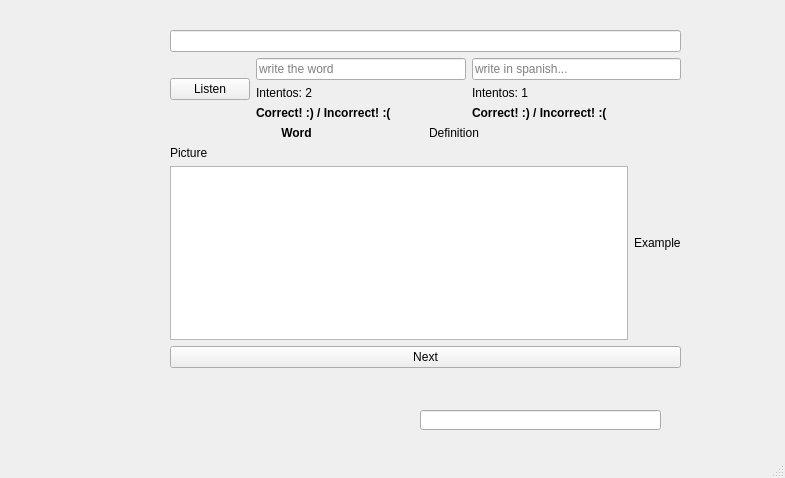
<?xml version="1.0" encoding="UTF-8"?>
<ui version="4.0">
 <class>MainWindow</class>
 <widget class="QMainWindow" name="MainWindow">
  <property name="geometry">
   <rect>
    <x>0</x>
    <y>0</y>
    <width>785</width>
    <height>478</height>
   </rect>
  </property>
  <property name="windowTitle">
   <string>MainWindow</string>
  </property>
  <widget class="QWidget" name="centralwidget">
   <widget class="QWidget" name="verticalLayoutWidget">
    <property name="geometry">
     <rect>
      <x>170</x>
      <y>30</y>
      <width>511</width>
      <height>338</height>
     </rect>
    </property>
    <layout class="QVBoxLayout" name="verticalLayout">
     <item>
      <widget class="QLineEdit" name="lineEdit_3"/>
     </item>
     <item>
      <layout class="QHBoxLayout" name="horizontalLayout">
       <item>
        <widget class="QPushButton" name="pushButton">
         <property name="text">
          <string>Listen</string>
         </property>
        </widget>
       </item>
       <item>
        <layout class="QVBoxLayout" name="verticalLayout_2">
         <item>
          <widget class="QLineEdit" name="lineEdit">
           <property name="placeholderText">
            <string>write the word</string>
           </property>
          </widget>
         </item>
         <item>
          <widget class="QLabel" name="label_3">
           <property name="font">
            <font>
             <weight>50</weight>
             <italic>false</italic>
             <bold>false</bold>
             <underline>false</underline>
             <strikeout>false</strikeout>
            </font>
           </property>
           <property name="text">
            <string>Intentos: 2</string>
           </property>
           <property name="textFormat">
            <enum>Qt::AutoText</enum>
           </property>
          </widget>
         </item>
         <item>
          <widget class="QLabel" name="label">
           <property name="font">
            <font>
             <weight>75</weight>
             <bold>true</bold>
            </font>
           </property>
           <property name="text">
            <string>Correct! :) / Incorrect! :(</string>
           </property>
          </widget>
         </item>
        </layout>
       </item>
       <item>
        <layout class="QVBoxLayout" name="verticalLayout_4">
         <item>
          <widget class="QLineEdit" name="lineEdit_2">
           <property name="placeholderText">
            <string>write in spanish...</string>
           </property>
          </widget>
         </item>
         <item>
          <widget class="QLabel" name="label_4">
           <property name="text">
            <string>Intentos: 1</string>
           </property>
          </widget>
         </item>
         <item>
          <widget class="QLabel" name="label_2">
           <property name="font">
            <font>
             <weight>75</weight>
             <bold>true</bold>
            </font>
           </property>
           <property name="text">
            <string>Correct! :) / Incorrect! :(</string>
           </property>
          </widget>
         </item>
        </layout>
       </item>
      </layout>
     </item>
     <item>
      <layout class="QHBoxLayout" name="horizontalLayout_2">
       <item>
        <widget class="QLabel" name="label_5">
         <property name="font">
          <font>
           <weight>75</weight>
           <bold>true</bold>
          </font>
         </property>
         <property name="text">
          <string>Word</string>
         </property>
         <property name="alignment">
          <set>Qt::AlignCenter</set>
         </property>
        </widget>
       </item>
       <item>
        <widget class="QLabel" name="label_6">
         <property name="text">
          <string>Definition</string>
         </property>
        </widget>
       </item>
      </layout>
     </item>
     <item>
      <layout class="QHBoxLayout" name="horizontalLayout_3">
       <item>
        <layout class="QVBoxLayout" name="verticalLayout_6">
         <item>
          <widget class="QLabel" name="label_8">
           <property name="text">
            <string>Picture</string>
           </property>
          </widget>
         </item>
         <item>
          <widget class="QGraphicsView" name="graphicsView"/>
         </item>
        </layout>
       </item>
       <item>
        <layout class="QVBoxLayout" name="verticalLayout_5">
         <item>
          <widget class="QLabel" name="label_7">
           <property name="minimumSize">
            <size>
             <width>0</width>
             <height>64</height>
            </size>
           </property>
           <property name="text">
            <string>Example</string>
           </property>
          </widget>
         </item>
        </layout>
       </item>
      </layout>
     </item>
     <item>
      <widget class="QPushButton" name="pushButton_2">
       <property name="text">
        <string>Next</string>
       </property>
      </widget>
     </item>
    </layout>
   </widget>
   <widget class="QLineEdit" name="lineEdit_4">
    <property name="geometry">
     <rect>
      <x>420</x>
      <y>410</y>
      <width>241</width>
      <height>20</height>
     </rect>
    </property>
    <property name="maximumSize">
     <size>
      <width>241</width>
      <height>20</height>
     </size>
    </property>
    <property name="readOnly">
     <bool>true</bool>
    </property>
   </widget>
  </widget>
  <widget class="QMenuBar" name="menubar">
   <property name="geometry">
    <rect>
     <x>0</x>
     <y>0</y>
     <width>785</width>
     <height>21</height>
    </rect>
   </property>
  </widget>
  <widget class="QStatusBar" name="statusbar"/>
 </widget>
 <resources/>
 <connections/>
</ui>
